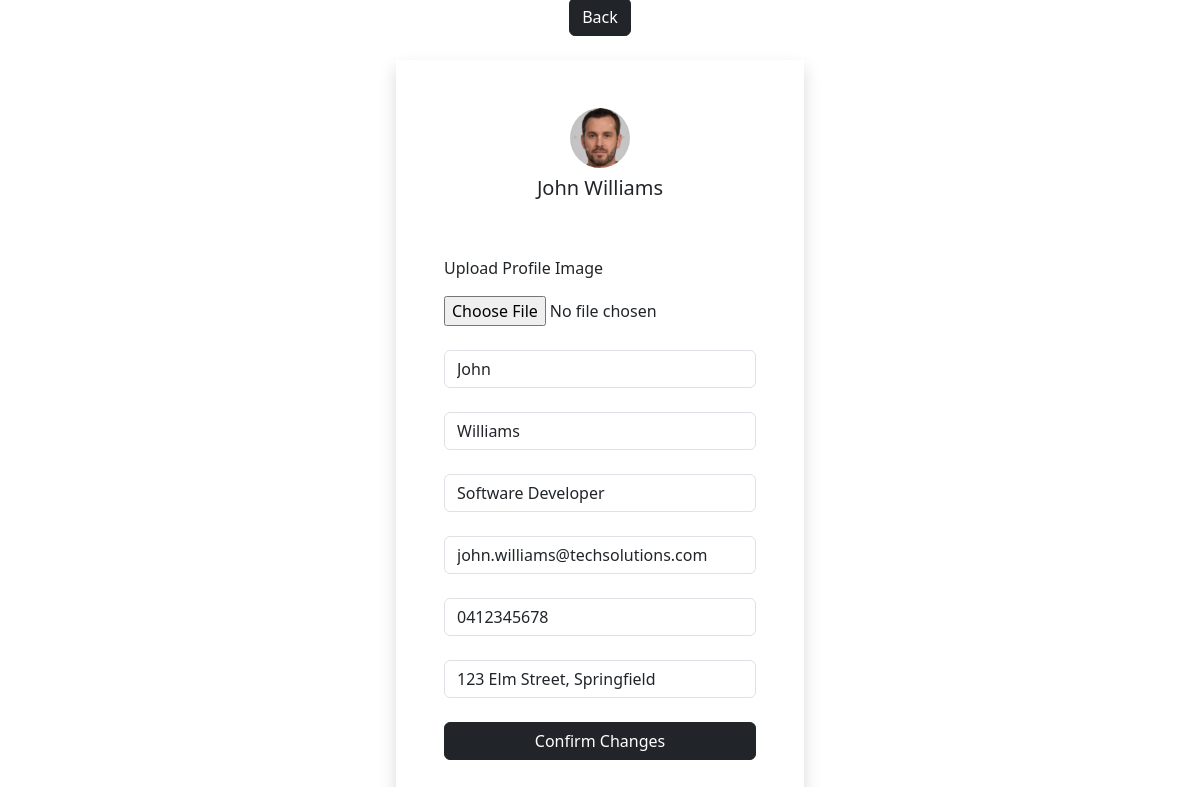
Screenshot of /edit-page.php?id2edit=1&mode=contractor&contractor-img=./assets/img/contractor_profiles/1.jpg (signed in) with the database file from the repository.
### tables this page shows
CREATE TABLE IF NOT EXISTS `Contractor` (
  `id` INT PRIMARY KEY NOT NULL AUTO_INCREMENT,
  `first_name` VARCHAR(255),
  `last_name` VARCHAR(255),
  `specialisation` VARCHAR(255),
  `email` VARCHAR(255),
  `phone_number` VARCHAR(255),
  `address` VARCHAR(255)
);

### database/connection.php (called while the page is built, shortened)
<?php
$host = 'localhost';
$dbname = 'fit2104_a3_lab4_group10';
$username = 'admin';
$password = 'admin';
$dbh = new PDO("mysql:host=$host;dbname=$dbname", $username, $password);
class ContractorDao
{
  private $dbh;
  public function __construct()
  {
    global $dbh;
    $this->dbh = $dbh;
  }
  public function getContractors()
  {
    $stmt = $this->dbh->prepare("SELECT * FROM Contractor");
    $stmt->execute();
    $contractors = $stmt->fetchAll(PDO::FETCH_ASSOC);
    return $contractors;
  }
}
$contractorDao = new ContractorDao();

### edit-page.php (the view, shortened to what this page needs)
<?php
include './database/connection.php';
global $contractorDao;
$id2edit = intval($_GET['id2edit']);
$mode = $_GET['mode'];
switch ($mode) {
  case 'contractor':
    $contractors = $contractorDao->getContractors();
    $backlink = "./contractors.php";
    $img = $_GET['contractor-img'];
    foreach ($contractors as $contractor) {
      if ($contractor['id'] === $id2edit) {
        $display = $contractor['first_name'] . " " . $contractor['last_name'];
        break;
      }
    }
    break;
}
?>
<!doctype html>
<html lang="en">
<head>
  <link href="https://cdn.jsdelivr.net/npm/bootstrap@5.3.3/dist/css/bootstrap.min.css" rel="stylesheet">
  <link href="assets/css/edit-user.css" rel="stylesheet""/>
</head>
<body class=" justify-content-center d-flex align-items-center flex-column">
  <a href=<?= $backlink ?> class="mb-4"><button class="btn btn-dark">Back</button></a>
  <form action="./modify.php" method="POST" class="d-flex flex-column gap-4 p-5  shadow" enctype="multipart/form-data">
    <div class="align-self-center d-flex flex-column justify-content-center align-items-center mb-4 ">
      <img class="<?= ($mode === 'contractor' ? 'rounded-circle' : '') ?>" src=<?= $img ?> alt="display image" width="60">
      <h5 class="mt-2"><?= $display ?></h5>
    </div>
    <?php if ($mode === 'user') { ?>
      <div><input value="<?= $user['email'] ?>" class="form-control" type="email" name="email" placeholder="Email" required /></div>
      <div><input value="<?= $user['password'] ?>" type="text" name="password" class="form-control" placeholder="Password" required /></div>
      <div><input value="<?= $user['first_name'] ?>" type="text" class="form-control" name="firstname" placeholder="Firstname" required /></div>
      <div><input value="<?= $user['last_name'] ?>" type="text" name="lastname" class="form-control" placeholder="Lastname" required /></div>
    <?php } elseif ($mode === 'contractor') { ?>
      <div class="d-flex flex-column gap-3">
        <label for="file">Upload Profile Image</label>
        <input type="file" id="file" name="file" />
      </div>
      <div><input value="<?= $contractor['first_name'] ?>" class="form-control" type="text" name="firstname" placeholder="First Name" required /></div>
      <div><input value="<?= $contractor['last_name'] ?>" class="form-control" type="text" name="lastname" placeholder="Last Name" required /></div>
      <div><input value="<?= $contractor['specialisation'] ?>" class="form-control" type="text" name="specialisation" placeholder="Specialisation" required /></div>
      <div><input value="<?= $contractor['email'] ?>" class="form-control" type="email" name="email" placeholder="Email" required /></div>
      <div><input value="<?= $contractor['phone_number'] ?>" class="form-control" pattern="0\d{9}" type="tel" name="phone" placeholder="Phone" required /></div>
      <div><input value="<?= $contractor['address'] ?>" class="form-control" type="text" name="address" placeholder="Address" required /></div>
    <?php } ?>
    <button type="submit" class="btn btn-dark">Confirm Changes</button>
  </form>
  </body>
</html>

### assets/css/edit-user.css (style rules this page uses)
body, html { padding: 0; margin: 0; height: 100%; width: 100%; }

### rows the page displays
contractor: display "John Williams", firstname "John", lastname "Williams", specialisation "Software Developer", email "john.williams@techsolutions.com", phone "0412345678", address "123 Elm Street, Springfield"
